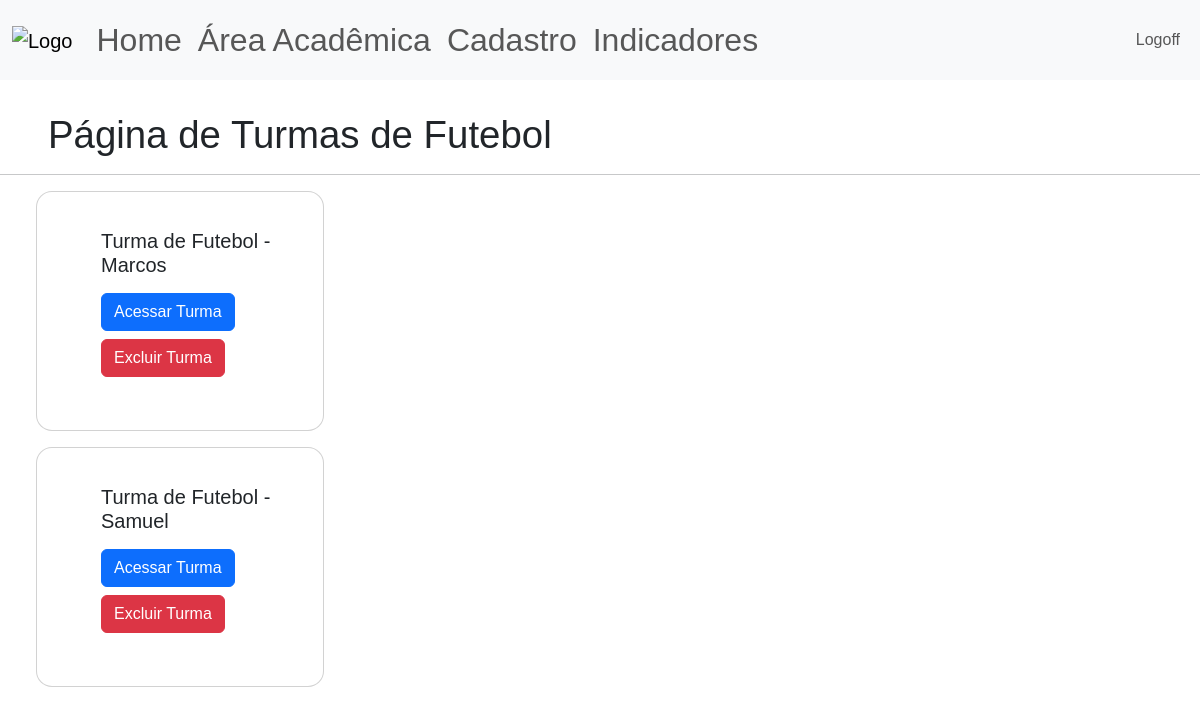
/area-academica/turmas/Futebol (signed in), run on the app's committed database.
### site_verbo_amar/models.py (models this page shows)
class Atividade(database.Model):
    id = database.Column(database.Integer, primary_key=True)
    atividade = database.Column(database.String, nullable=False, unique=True)
    dias_aula = database.Column(database.String, nullable=False)

class Turma(database.Model):
    id = database.Column(database.Integer, primary_key=True)
    nome_turma = database.Column(database.String, nullable=False, unique=True)
    id_professor = database.Column(database.Integer,nullable=False)
    id_atividade = database.Column(database.Integer,nullable=False)
    id_aluno = database.Column(database.String, nullable=False)

### site_verbo_amar/routes.py (the view)
@app.route("/area-academica/turmas/<nome>", methods=['GET', 'POST'])
@login_required
def exibir_turmas(nome):
    atividade = Atividade.query.filter_by(atividade=nome).first_or_404()
    turmas = Turma.query.filter_by(id_atividade=atividade.id).all()
    if current_user.adm == "1":
        privilegio=True
    else:
        privilegio=False
    return render_template('pag_turmas.html',
                           nome_atividade=atividade.atividade,
                           turmas=turmas,
                           privilegio=privilegio)

### site_verbo_amar/models.py (called while the page is built)
@login_manager.user_loader
def load_user(id_usuario):
    return Usuario.query.get(int(id_usuario))

### site_verbo_amar/templates/pag_turmas.html
{% extends 'base.html' %}
{% block body %}
<div class = "d-flex align-items-center gap-1", style="padding-left: 3rem; padding-top: 2rem;">
    <h1 style="font-size: 2.4rem; font-weight: 500; line-height: 1.2; margin: 0;">Página de Turmas de {{nome_atividade}}</h1>
</div>
<hr>
<div id="card-pag-turmas">
    {% for turma in turmas %}
        <div class="card">
            <div class="card-body">
                <h5 class="card-title">{{turma.nome_turma}}</h5>
                <a href="{{url_for('carregar_chamada',nome_turma=turma.nome_turma)}}" class="btn btn-primary mt-2">Acessar Turma</a>
                {% if privilegio %}
                    <a href="{{url_for('excluir_turma',nome_turma=turma.nome_turma, atividade=nome_atividade)}}" class="btn btn-danger mt-2">Excluir Turma</a>
                {% endif%}
            </div>
        </div>
    {%endfor%}
</div>
{% endblock %}

### site_verbo_amar/static/main.css (style rules this page uses)
* { font-family:'Poppins', sans-serif; }
:root { --navbar-height: 56px; }
#card-pag-turmas { display: flex; flex-wrap: wrap; align-items: left; gap: 5%; margin: 0vw auto 10vw 3vw; width: 50%; }
#card-pag-turmas .card { display: flex; flex-direction: row; padding: 2rem 2rem 3rem 3rem; margin-bottom: 1rem; width: 18rem; height: 15rem; align-items: center; justify-content: space-between; border-radius: 2vh; }

### data on the page
Atividade: atividade "Futebol"
Turma: nome_turma "Turma de Futebol - Marcos"
Turma: nome_turma "Turma de Futebol - Samuel"
